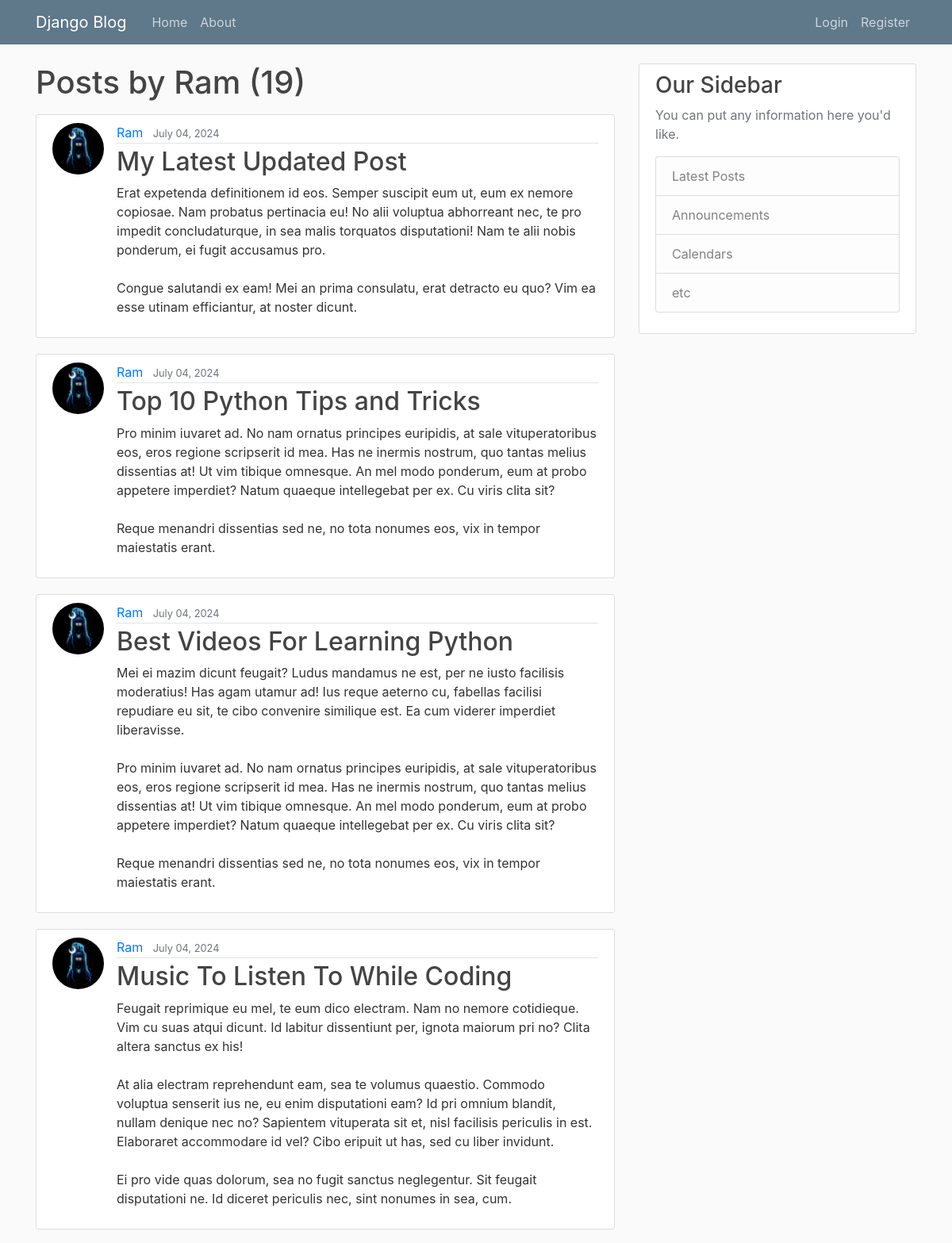
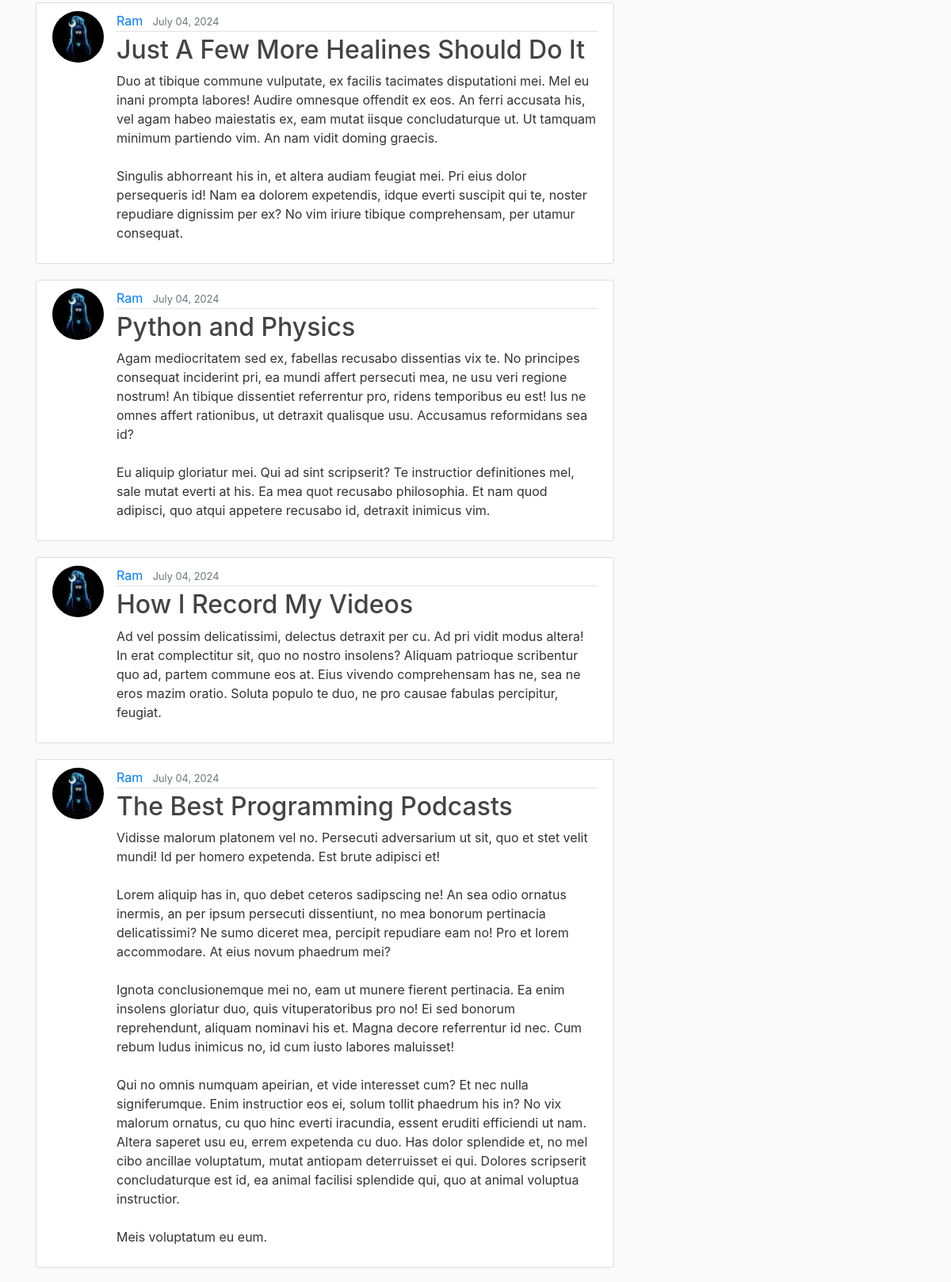
/blog/user/Ram/ (upper part), run on the app's committed database (2 pictures, top to bottom).
### blog/models.py (models this page shows, shortened)
class Post(models.Model):
    title = models.CharField(max_length = 100)
    content = models.TextField()
    date_posted = models.DateTimeField(default=timezone.now)
    author = models.ForeignKey(User, on_delete= models.CASCADE)

### users/models.py (models this page shows, shortened)
class Profile(models.Model):
    user = models.OneToOneField(User, on_delete=models.CASCADE)
    image = models.ImageField(default='default.jpg', upload_to='profile_pics')

### blog/views.py (the view)
# urls.py: path("user/<str:username>/", UserPostListView.as_view(), name="user-posts"),
class UserPostListView(ListView):
    model = Post
    template_name = "blog/user_posts.html"
    context_object_name = 'posts'
    paginate_by = 11
    def get_queryset(self):
        user = get_object_or_404(User, username=self.kwargs.get('username'))
        return Post.objects.filter(author=user).order_by("-date_posted")

### blog/templates/blog/user_posts.html (shortened to what this page needs)
{% extends "blog/base.html" %}
{% block content %}
    <h1 class="mb-3">Posts by {{ view.kwargs.username }} ({{ page_obj.paginator.count }})</h1>
    {% for post in posts %}
        <article class="media content-section">
            <img class="rounded-circle article-img" src="{{ post.author.profile.image.url }}">
            <div class="media-body">
            <div class="article-metadata">
              <a class="mr-2" href="{% url 'user-posts' post.author.username %}">{{ post.author }}</a>
              <small class="text-muted">{{ post.date_posted|date:"F d, Y" }}</small>
            </div>
            <h2><a class="article-title" href="{% url 'post-detail' post.id %}">{{ post.title }}</a></h2>
            <p class="article-content">{{ post.content }}</p>
          </div>
        </article>
    {% endfor %}
{% endblock content %}

### blog/static/blog/main.css (style rules this page uses)
body { background: #fafafa; color: #333333; margin-top: 5rem; }
h1, h2, h3, h4, h5, h6 { color: #444444; }
.content-section { background: #ffffff; padding: 10px 20px; border: 1px solid #dddddd; border-radius: 3px; margin-bottom: 20px; }
.article-title { color: #444444; }
.article-content { white-space: pre-line; }
.article-img { height: 65px; width: 65px; margin-right: 16px; }
.article-metadata { padding-bottom: 1px; margin-bottom: 4px; border-bottom: 1px solid #e3e3e3 }

### data on the page
Post: author.profile.image (placeholder picture), author "Ram", date_posted "July 04, 2024", title "My Latest Updated Post", content "Erat expetenda definitionem id eos. Semper suscipit eum ut, eum ex nemore copiosae. Nam probatus pertinacia eu! No alii voluptua abhorreant nec, te pro impedit concludaturque, in sea malis torquatos disputationi! Nam te alii nobis ponderum, ei fugit accusamus pro. Congue salutandi ex eam! Mei an prima consulatu, erat detracto eu quo? Vim ea esse utinam efficiantur, at noster dicunt."
Post: author.profile.image (placeholder picture), author "Ram", date_posted "July 04, 2024", title "Top 10 Python Tips and Tricks", content "Pro minim iuvaret ad. No nam ornatus principes euripidis, at sale vituperatoribus eos, eros regione scripserit id mea. Has ne inermis nostrum, quo tantas melius dissentias at! Ut vim tibique omnesque. An mel modo ponderum, eum at probo appetere imperdiet? Natum quaeque intellegebat per ex. Cu viris clita sit? Reque menandri dissentias sed ne, no tota nonumes eos, vix in tempor maiestatis erant."
Post: author.profile.image (placeholder picture), author "Ram", date_posted "July 04, 2024", title "Best Videos For Learning Python", content "Mei ei mazim dicunt feugait? Ludus mandamus ne est, per ne iusto facilisis moderatius! Has agam utamur ad! Ius reque aeterno cu, fabellas facilisi repudiare eu sit, te cibo convenire similique est. Ea cum viderer imperdiet liberavisse. Pro minim iuvaret ad. No nam ornatus principes euripidis, at sale vituperatoribus eos, eros regione scripserit id mea. Has ne inermis nostrum, quo tantas melius dissentias at! Ut vim tibique omnesque. An mel modo ponderum, eum at probo appetere imperdiet? Natum quaeque intellegebat per ex. Cu viris clita sit? Reque menandri dissentias sed ne, no tota nonumes eos, vix in tempor maiestatis erant."
Post: author.profile.image (placeholder picture), author "Ram", date_posted "July 04, 2024", title "Music To Listen To While Coding", content "Feugait reprimique eu mel, te eum dico electram. Nam no nemore cotidieque. Vim cu suas atqui dicunt. Id labitur dissentiunt per, ignota maiorum pri no? Clita altera sanctus ex his! At alia electram reprehendunt eam, sea te volumus quaestio. Commodo voluptua senserit ius ne, eu enim disputationi eam? Id pri omnium blandit, nullam denique nec no? Sapientem vituperata sit et, nisl facilisis periculis in est. Elaboraret accommodare id vel? Cibo eripuit ut has, sed cu liber invidunt. Ei pro vide quas dolorum, sea no fugit sanctus neglegentur. Sit feugait disputationi ne. Id diceret periculis nec, sint nonumes in sea, cum."
Post: author.profile.image (placeholder picture), author "Ram", date_posted "July 04, 2024", title "Just A Few More Healines Should Do It", content "Duo at tibique commune vulputate, ex facilis tacimates disputationi mei. Mel eu inani prompta labores! Audire omnesque offendit ex eos. An ferri accusata his, vel agam habeo maiestatis ex, eam mutat iisque concludaturque ut. Ut tamquam minimum partiendo vim. An nam vidit doming graecis. Singulis abhorreant his in, et altera audiam feugiat mei. Pri eius dolor persequeris id! Nam ea dolorem expetendis, idque everti suscipit qui te, noster repudiare dignissim per ex? No vim iriure tibique comprehensam, per utamur consequat."
Post: author.profile.image (placeholder picture), author "Ram", date_posted "July 04, 2024", title "Python and Physics", content "Agam mediocritatem sed ex, fabellas recusabo dissentias vix te. No principes consequat inciderint pri, ea mundi affert persecuti mea, ne usu veri regione nostrum! An tibique dissentiet referrentur pro, ridens temporibus eu est! Ius ne omnes affert rationibus, ut detraxit qualisque usu. Accusamus reformidans sea id? Eu aliquip gloriatur mei. Qui ad sint scripserit? Te instructior definitiones mel, sale mutat everti at his. Ea mea quot recusabo philosophia. Et nam quod adipisci, quo atqui appetere recusabo id, detraxit inimicus vim."
Post: author.profile.image (placeholder picture), author "Ram", date_posted "July 04, 2024", title "How I Record My Videos", content "Ad vel possim delicatissimi, delectus detraxit per cu. Ad pri vidit modus altera! In erat complectitur sit, quo no nostro insolens? Aliquam patrioque scribentur quo ad, partem commune eos at. Eius vivendo comprehensam has ne, sea ne eros mazim oratio. Soluta populo te duo, ne pro causae fabulas percipitur, feugiat."
Post: author.profile.image (placeholder picture), author "Ram", date_posted "July 04, 2024", title "The Best Programming Podcasts", content "Vidisse malorum platonem vel no. Persecuti adversarium ut sit, quo et stet velit mundi! Id per homero expetenda. Est brute adipisci et! Lorem aliquip has in, quo debet ceteros sadipscing ne! An sea odio ornatus inermis, an per ipsum persecuti dissentiunt, no mea bonorum pertinacia delicatissimi? Ne sumo diceret mea, percipit repudiare eam no! Pro et lorem accommodare. At eius novum phaedrum mei? Ignota conclusionemque mei no, eam ut munere fierent pertinacia. Ea enim insolens gloriatur duo, quis vituperatoribus pro no! Ei sed bonorum reprehendunt, aliquam nominavi his et. Magna decore referrentur id nec. Cum rebum ludus inimicus no, id cum iusto labores maluisset! Qui no omnis numquam…"

### other printed values
{{ view.kwargs.username }} "Ram"
{{ page_obj.paginator.count }} "19"
